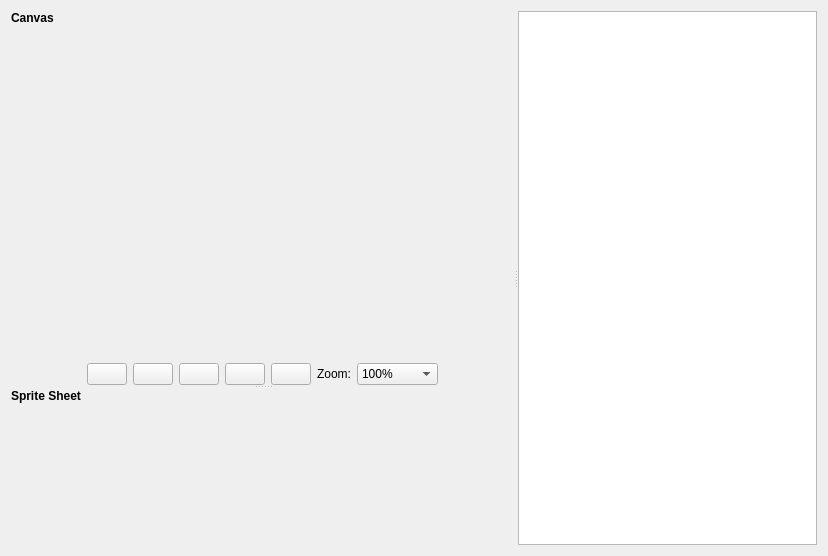
<?xml version="1.0" encoding="UTF-8"?>
<ui version="4.0">
 <class>SpriteEditorFrame</class>
 <widget class="QFrame" name="SpriteEditorFrame">
  <property name="geometry">
   <rect>
    <x>0</x>
    <y>0</y>
    <width>828</width>
    <height>556</height>
   </rect>
  </property>
  <layout class="QGridLayout" name="gridLayout">
   <item row="0" column="0">
    <widget class="QSplitter" name="splitter_3">
     <property name="orientation">
      <enum>Qt::Horizontal</enum>
     </property>
     <widget class="QSplitter" name="splitter">
      <property name="orientation">
       <enum>Qt::Vertical</enum>
      </property>
      <widget class="QWidget" name="layoutWidget">
       <layout class="QVBoxLayout" name="spriteCanvasLayout">
        <item>
         <widget class="QLabel" name="spriteCanvasLabel">
          <property name="sizePolicy">
           <sizepolicy hsizetype="Preferred" vsizetype="Fixed">
            <horstretch>0</horstretch>
            <verstretch>0</verstretch>
           </sizepolicy>
          </property>
          <property name="text">
           <string>&lt;b&gt;Canvas&lt;/b&gt;</string>
          </property>
         </widget>
        </item>
        <item>
         <widget class="SpriteCanvas" name="spriteCanvas" native="true">
          <property name="sizePolicy">
           <sizepolicy hsizetype="Preferred" vsizetype="Expanding">
            <horstretch>0</horstretch>
            <verstretch>0</verstretch>
           </sizepolicy>
          </property>
         </widget>
        </item>
        <item>
         <layout class="QHBoxLayout" name="horizontalLayout">
          <property name="sizeConstraint">
           <enum>QLayout::SetDefaultConstraint</enum>
          </property>
          <item>
           <spacer name="horizontalSpacer">
            <property name="orientation">
             <enum>Qt::Horizontal</enum>
            </property>
            <property name="sizeHint" stdset="0">
             <size>
              <width>40</width>
              <height>20</height>
             </size>
            </property>
           </spacer>
          </item>
          <item>
           <widget class="QPushButton" name="retreatFrameButton">
            <property name="icon">
             <iconset theme="go-previous">
              <normaloff/>
             </iconset>
            </property>
           </widget>
          </item>
          <item>
           <widget class="QPushButton" name="pushButton_4">
            <property name="icon">
             <iconset theme="media-playback-start">
              <normaloff/>
             </iconset>
            </property>
           </widget>
          </item>
          <item>
           <widget class="QPushButton" name="pushButton_5">
            <property name="icon">
             <iconset theme="media-playback-pause">
              <normaloff/>
             </iconset>
            </property>
           </widget>
          </item>
          <item>
           <widget class="QPushButton" name="pushButton_2">
            <property name="icon">
             <iconset theme="media-playback-stop">
              <normaloff/>
             </iconset>
            </property>
           </widget>
          </item>
          <item>
           <widget class="QPushButton" name="advanceFrameButton">
            <property name="icon">
             <iconset theme="go-next">
              <normaloff/>
             </iconset>
            </property>
           </widget>
          </item>
          <item>
           <widget class="QLabel" name="label">
            <property name="text">
             <string>Zoom:</string>
            </property>
           </widget>
          </item>
          <item>
           <widget class="QComboBox" name="comboBox">
            <property name="toolTip">
             <string>The current Zoom factor for the Graphics View</string>
            </property>
            <property name="currentText">
             <string notr="true">100%</string>
            </property>
            <property name="currentIndex">
             <number>2</number>
            </property>
            <item>
             <property name="text">
              <string>500%</string>
             </property>
            </item>
            <item>
             <property name="text">
              <string notr="true">200%</string>
             </property>
            </item>
            <item>
             <property name="text">
              <string notr="true">100%</string>
             </property>
            </item>
            <item>
             <property name="text">
              <string notr="true">50%</string>
             </property>
            </item>
            <item>
             <property name="text">
              <string>Custom...</string>
             </property>
            </item>
           </widget>
          </item>
          <item>
           <spacer name="horizontalSpacer_2">
            <property name="orientation">
             <enum>Qt::Horizontal</enum>
            </property>
            <property name="sizeHint" stdset="0">
             <size>
              <width>40</width>
              <height>20</height>
             </size>
            </property>
           </spacer>
          </item>
         </layout>
        </item>
       </layout>
      </widget>
      <widget class="QWidget" name="layoutWidget1">
       <layout class="QVBoxLayout" name="spriteSheetLayout">
        <item>
         <widget class="QLabel" name="spriteSheetLabel">
          <property name="sizePolicy">
           <sizepolicy hsizetype="Preferred" vsizetype="Fixed">
            <horstretch>0</horstretch>
            <verstretch>0</verstretch>
           </sizepolicy>
          </property>
          <property name="text">
           <string>&lt;b&gt;Sprite Sheet&lt;/b&gt;</string>
          </property>
         </widget>
        </item>
        <item>
         <widget class="QWidget" name="spriteSheetCanvas" native="true"/>
        </item>
       </layout>
      </widget>
     </widget>
     <widget class="QSplitter" name="splitter_2">
      <property name="orientation">
       <enum>Qt::Vertical</enum>
      </property>
      <widget class="QTreeWidget" name="spriteTree">
       <attribute name="headerVisible">
        <bool>false</bool>
       </attribute>
       <column>
        <property name="text">
         <string>Sprites</string>
        </property>
       </column>
      </widget>
     </widget>
    </widget>
   </item>
  </layout>
 </widget>
 <customwidgets>
  <customwidget>
   <class>SpriteCanvas</class>
   <extends>QWidget</extends>
   <header>SpriteCanvas.hpp</header>
   <container>1</container>
  </customwidget>
 </customwidgets>
 <resources/>
 <connections>
  <connection>
   <sender>spriteTree</sender>
   <signal>currentItemChanged(QTreeWidgetItem*,QTreeWidgetItem*)</signal>
   <receiver>SpriteEditorFrame</receiver>
   <slot>onTreeItemChanged(QTreeWidgetItem*,QTreeWidgetItem*)</slot>
   <hints>
    <hint type="sourcelabel">
     <x>594</x>
     <y>319</y>
    </hint>
    <hint type="destinationlabel">
     <x>2</x>
     <y>323</y>
    </hint>
   </hints>
  </connection>
  <connection>
   <sender>comboBox</sender>
   <signal>currentIndexChanged(QString)</signal>
   <receiver>SpriteEditorFrame</receiver>
   <slot>onZoomChanged(QString)</slot>
   <hints>
    <hint type="sourcelabel">
     <x>441</x>
     <y>360</y>
    </hint>
    <hint type="destinationlabel">
     <x>3</x>
     <y>359</y>
    </hint>
   </hints>
  </connection>
 </connections>
 <slots>
  <slot>onTreeItemChanged(QTreeWidgetItem*,QTreeWidgetItem*)</slot>
  <slot>onAdvanceFrame()</slot>
  <slot>onZoomChanged(QString)</slot>
 </slots>
</ui>
